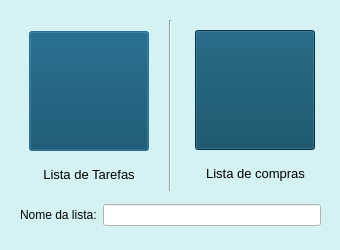
<?xml version="1.0" encoding="UTF-8"?>
<ui version="4.0">
 <class>NListaDialog</class>
 <widget class="QDialog" name="NListaDialog">
  <property name="geometry">
   <rect>
    <x>0</x>
    <y>0</y>
    <width>340</width>
    <height>250</height>
   </rect>
  </property>
  <property name="windowTitle">
   <string>Dialog</string>
  </property>
  <property name="styleSheet">
   <string notr="true">background-color: rgb(212, 241, 244)</string>
  </property>
  <widget class="Line" name="line">
   <property name="geometry">
    <rect>
     <x>160</x>
     <y>20</y>
     <width>20</width>
     <height>171</height>
    </rect>
   </property>
   <property name="orientation">
    <enum>Qt::Vertical</enum>
   </property>
  </widget>
  <widget class="QLabel" name="NListaInvalido">
   <property name="geometry">
    <rect>
     <x>20</x>
     <y>230</y>
     <width>301</width>
     <height>16</height>
    </rect>
   </property>
   <property name="styleSheet">
    <string notr="true">color: rgb(255, 0, 0);</string>
   </property>
   <property name="text">
    <string/>
   </property>
   <property name="alignment">
    <set>Qt::AlignCenter</set>
   </property>
  </widget>
  <widget class="QWidget" name="layoutWidget">
   <property name="geometry">
    <rect>
     <x>20</x>
     <y>200</y>
     <width>301</width>
     <height>30</height>
    </rect>
   </property>
   <layout class="QHBoxLayout" name="horizontalLayout">
    <item>
     <widget class="QLabel" name="NLDialogNome">
      <property name="styleSheet">
       <string notr="true"/>
      </property>
      <property name="text">
       <string>Nome da lista:</string>
      </property>
     </widget>
    </item>
    <item>
     <widget class="QLineEdit" name="NomeEnt">
      <property name="styleSheet">
       <string notr="true">background-color: rgb(255, 255, 255);</string>
      </property>
     </widget>
    </item>
   </layout>
  </widget>
  <widget class="QWidget" name="layoutWidget">
   <property name="geometry">
    <rect>
     <x>21</x>
     <y>21</y>
     <width>136</width>
     <height>171</height>
    </rect>
   </property>
   <layout class="QVBoxLayout" name="verticalLayout_2">
    <item>
     <layout class="QHBoxLayout" name="horizontalLayout_2">
      <item>
       <widget class="QPushButton" name="btnNListaTarefas">
        <property name="minimumSize">
         <size>
          <width>60</width>
          <height>80</height>
         </size>
        </property>
        <property name="maximumSize">
         <size>
          <width>120</width>
          <height>120</height>
         </size>
        </property>
        <property name="styleSheet">
         <string notr="true">background-color: rgb(5, 68, 94);
border-color: rgb(255, 255, 255);
color: rgb(255, 255, 255);
</string>
        </property>
        <property name="text">
         <string/>
        </property>
       </widget>
      </item>
     </layout>
    </item>
    <item>
     <widget class="QLabel" name="TextoNListaTarefas">
      <property name="maximumSize">
       <size>
        <width>16777215</width>
        <height>15</height>
       </size>
      </property>
      <property name="font">
       <font>
        <pointsize>10</pointsize>
       </font>
      </property>
      <property name="text">
       <string>Lista de Tarefas</string>
      </property>
      <property name="alignment">
       <set>Qt::AlignCenter</set>
      </property>
     </widget>
    </item>
   </layout>
  </widget>
  <widget class="QWidget" name="layoutWidget">
   <property name="geometry">
    <rect>
     <x>190</x>
     <y>20</y>
     <width>131</width>
     <height>171</height>
    </rect>
   </property>
   <layout class="QVBoxLayout" name="verticalLayout">
    <item>
     <layout class="QHBoxLayout" name="horizontalLayout_3">
      <item>
       <widget class="QPushButton" name="btnNListaCompras">
        <property name="minimumSize">
         <size>
          <width>60</width>
          <height>80</height>
         </size>
        </property>
        <property name="maximumSize">
         <size>
          <width>120</width>
          <height>120</height>
         </size>
        </property>
        <property name="styleSheet">
         <string notr="true">background-color: rgb(5, 68, 94);
border-color: rgb(255, 255, 255);
color: rgb(255, 255, 255);
</string>
        </property>
        <property name="text">
         <string/>
        </property>
       </widget>
      </item>
     </layout>
    </item>
    <item>
     <widget class="QLabel" name="TextoNListaCompras">
      <property name="maximumSize">
       <size>
        <width>16777215</width>
        <height>15</height>
       </size>
      </property>
      <property name="font">
       <font>
        <pointsize>10</pointsize>
       </font>
      </property>
      <property name="text">
       <string>Lista de compras</string>
      </property>
      <property name="alignment">
       <set>Qt::AlignCenter</set>
      </property>
     </widget>
    </item>
   </layout>
  </widget>
 </widget>
 <resources/>
 <connections/>
</ui>
